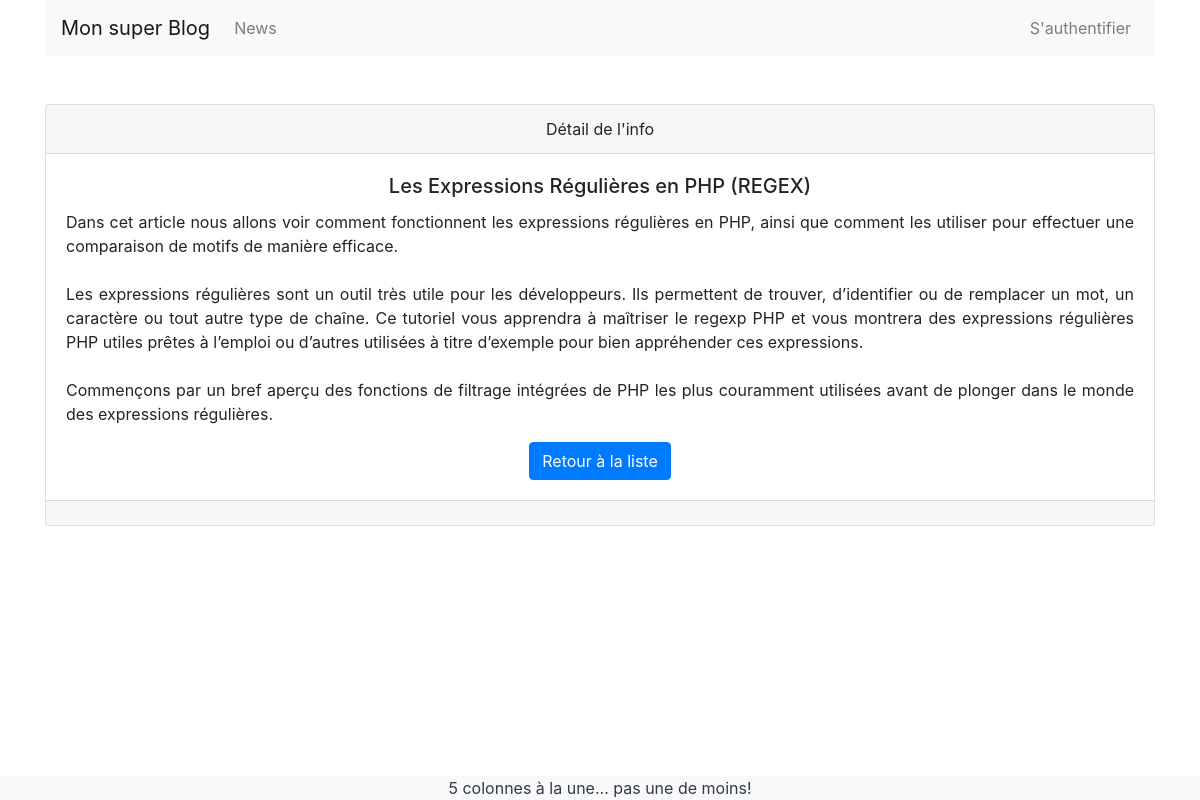
Screenshot of /index.php?controller=new&action=show&id=18 with the database file from the repository.
### tables this page shows
CREATE TABLE IF NOT EXISTS `news` (
  `id` int(11) NOT NULL AUTO_INCREMENT,
  `title` varchar(255) NOT NULL,
  `description` text NOT NULL,
  `category` int(11) DEFAULT NULL,
  PRIMARY KEY (`id`),
  KEY `FK_category` (`category`)
);

### Controller/NewController.php (called while the page is built, shortened)
<?php
include 'View\NewView.php';
include 'Model\NewModel.php';
class NewController extends Controller
{
    public function __construct()
    {
        $this->view = new NewView();
        $this->model = new NewModel();
    }
    public function show()
    {
        $new = $this->model->getNew();
        $this->view->show($new);
    }
}

### index.php (called while the page is built, shortened)
<?php
include 'View\View.php';
include 'Model\Model.php';
include 'Controller\NewController.php';
$paramGet = extractParameters();
$action = $paramGet['action'];
$controller = new $controller();
$controller->$action();
function extractParameters()
{
    if (isset($_GET['controller'])) {
        $controller = ucfirst($_GET['controller']) . "Controller";
    } else {
        $controller = 'NewController';
    }
    if (isset($_GET['action'])) {
        $action = $_GET['action'];
    } else {
        $action = 'start';
    }
    return (['controller' => $controller, 'action' => $action]);
}

### Model/Model.php (called while the page is built, shortened)
<?php
abstract class Model
{
    public function __construct()
    {
        try {
            $this->connexion = new PDO("mysql:host=" . self::SERVER . ";dbname="
                . self::BASE, self::USER, self::PASSWORD);
        } catch (Exception $e) {
            echo 'Erreur : ' . $e->getMessage();
        }
    }
}

### Model/NewModel.php (called while the page is built, shortened)
<?php
class NewModel extends Model
{
    public function getNew() {
        $id = $_GET['id'];
        $requete = $this->connexion->prepare("SELECT news.*,
        category.id as id_category,
        category.name as name_category,
        category.description as description_category
        FROM news
        LEFT JOIN category
        ON news.category = category.id
	    WHERE news.id=:id");
        $requete->bindParam(':id', $id);
        $result = $requete->execute();
        $new = $requete->fetch(PDO::FETCH_ASSOC);
        return $new;
    }
}

### View/NewView.php (the view, shortened to what this page needs)
<?php
class NewView extends View
{
    public function show($new)
    {
         $this->page .= '<div class="card text-center mt-5">
                            <div class="card-header">Détail de l\'info</div>
                            <div class="card-body">
                            <h5 class="card-title">'.$new['title'].'</h5>
                            <p class="card-text text-justify">'.nl2br($new['description']).'</p>
                            <a href="index.php" class="btn btn-primary">Retour à la liste</a>
                            </div>
                            <div class="card-footer text-muted">
                            </div>
                        </div>';
    }
}

### rows the page displays
news: title "Les Expressions Régulières en PHP (REGEX)", description "Dans cet article nous allons voir comment fonctionnent les expressions régulières en PHP, ainsi que comment les utiliser pour effectuer une comparaison de motifs de manière efficace. Les expressions régulières sont un outil très utile pour les développeurs. Ils permettent de trouver, d’identifier ou de remplacer un mot, un caractère ou tout autre type de chaîne. Ce tutoriel vous apprendra à maîtriser le regexp PHP et vous montrera des expressions régulières PHP utiles prêtes à l’emploi ou d’autres utilisées à titre d’exemple pour bien appréhender ces expressions. Commençons par un bref aperçu des fonctions de filtrage intégrées de PHP les plus couramment utilisées avant de plonger dans le…"

### other values shown
$this->page "Mon super Blog News 5 colonnes à la une... pas une de moins!"
